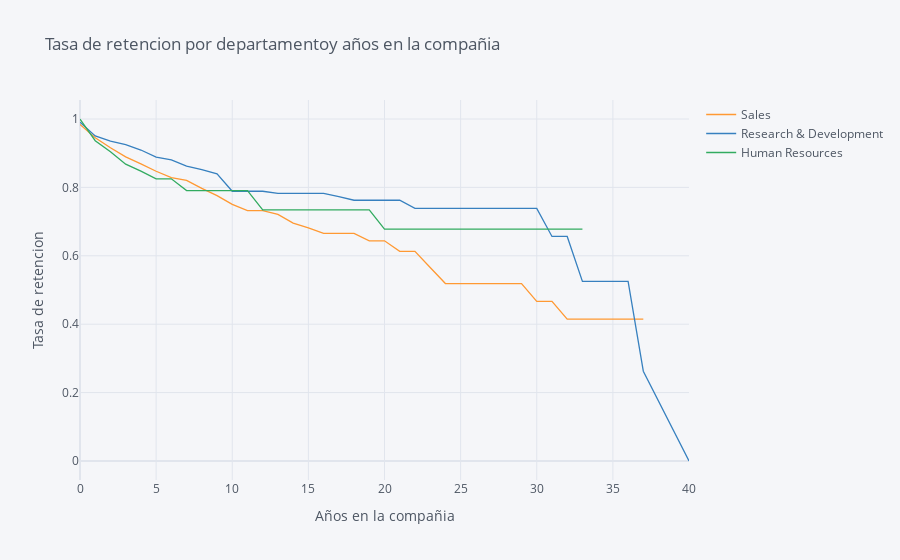

The code cell stored with this chart in its notebook:
### Markdown cell above
## 7. Let's investigate whether the department the employee works in has an impact on how long they stay with the company. Generate and plot survival curves showing retention by department and years the employee has worked at the company.

### Code cell
tasa_retencion=survival(data,'Department','YearsAtCompany','Attrition')
tasa_retencion.iplot(kind='line',xTitle='Años en la compañia', yTitle='Tasa de retencion',title='Tasa de retencion por departamentoy años en la compañia')

### Figure 1 — Plotly figure (JSON) as saved in the notebook; plotly's stock layout.template omitted (floating-point values rounded to 4 significant figures)
{"data": [{"line": {"color": "rgba(255, 153, 51, 1.0)", "dash": "solid", "shape": "linear", "width": 1.3}, "mode": "lines", "name": "Sales", "text": "", "type": "scatter", "x": [0, 1, 2, 3, 4, 5, 6, 7, 8, 9, 10, 11, 12, 13, 14, 15, 16, 17, 18, 19, 20, 21, 22, 23, 24, 25, 26, 27, 29, 30, 31, 32, 33, 34, 36, 37, 40], "y": [0.9843, 0.9453, 0.9158, 0.8891, 0.8689, 0.8473, 0.8285, 0.8205, 0.7971, 0.7759, 0.7502, 0.7319, 0.7319, 0.7209, 0.6956, 0.6819, 0.6653, 0.6653, 0.6653, 0.6438, 0.6438, 0.6132, 0.6132, 0.566, 0.5188, 0.5188, 0.5188, 0.5188, 0.5188, 0.467, 0.467, 0.4151, 0.4151, 0.4151, 0.4151, 0.4151, ""]}, {"line": {"color": "rgba(55, 128, 191, 1.0)", "dash": "solid", "shape": "linear", "width": 1.3}, "mode": "lines", "name": "Research & Development", "text": "", "type": "scatter", "x": [0, 1, 2, 3, 4, 5, 6, 7, 8, 9, 10, 11, 12, 13, 14, 15, 16, 17, 18, 19, 20, 21, 22, 23, 24, 25, 26, 27, 29, 30, 31, 32, 33, 34, 36, 37, 40], "y": [0.9906, 0.9503, 0.9351, 0.9249, 0.9093, 0.8886, 0.8805, 0.8624, 0.852, 0.8399, 0.7887, 0.7887, 0.7887, 0.7825, 0.7825, 0.7825, 0.7825, 0.7729, 0.7624, 0.7624, 0.7624, 0.7624, 0.7386, 0.7386, 0.7386, 0.7386, 0.7386, 0.7386, 0.7386, 0.7386, 0.6565, 0.6565, 0.5252, 0.5252, 0.5252, 0.2626, 0]}, {"line": {"color": "rgba(50, 171, 96, 1.0)", "dash": "solid", "shape": "linear", "width": 1.3}, "mode": "lines", "name": "Human Resources", "text": "", "type": "scatter", "x": [0, 1, 2, 3, 4, 5, 6, 7, 8, 9, 10, 11, 12, 13, 14, 15, 16, 17, 18, 19, 20, 21, 22, 23, 24, 25, 26, 27, 29, 30, 31, 32, 33, 34, 36, 37, 40], "y": [1, 0.9365, 0.9042, 0.868, 0.8474, 0.8251, 0.8251, 0.7907, 0.7907, 0.7907, 0.7907, 0.7907, 0.7342, 0.7342, 0.7342, 0.7342, 0.7342, 0.7342, 0.7342, 0.7342, 0.6777, 0.6777, 0.6777, 0.6777, 0.6777, 0.6777, 0.6777, 0.6777, 0.6777, 0.6777, 0.6777, 0.6777, 0.6777, "", "", "", ""]}], "layout": {"legend": {"bgcolor": "#F5F6F9", "font": {"color": "#4D5663"}}, "paper_bgcolor": "#F5F6F9", "plot_bgcolor": "#F5F6F9", "title": {"font": {"color": "#4D5663"}, "text": "Tasa de retencion por departamentoy años en la compañia"}, "xaxis": {"gridcolor": "#E1E5ED", "showgrid": true, "tickfont": {"color": "#4D5663"}, "title": {"font": {"color": "#4D5663"}, "text": "Años en la compañia"}, "zerolinecolor": "#E1E5ED"}, "yaxis": {"gridcolor": "#E1E5ED", "showgrid": true, "tickfont": {"color": "#4D5663"}, "title": {"font": {"color": "#4D5663"}, "text": "Tasa de retencion"}, "zerolinecolor": "#E1E5ED"}}}
